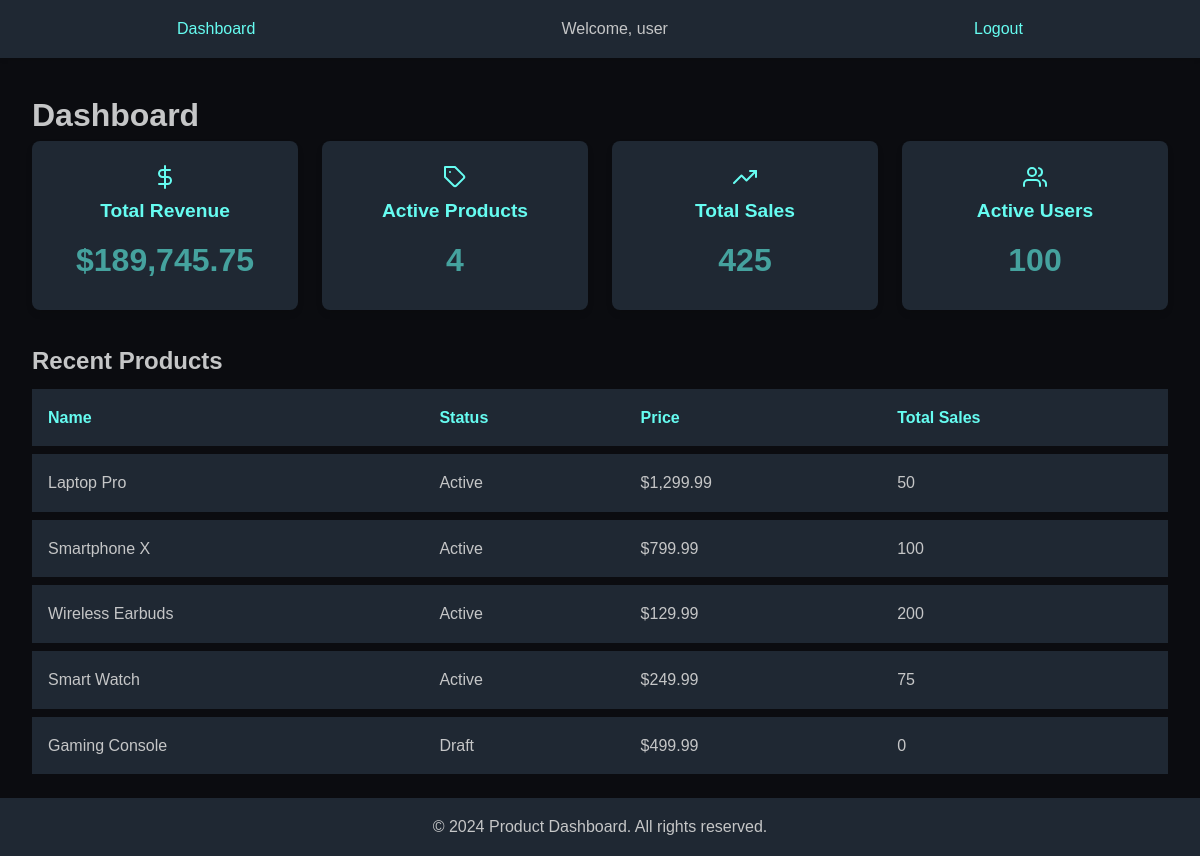
Page /?page=dashboard (signed in) on the committed database.
### tables this page shows
CREATE TABLE products (
        id INTEGER PRIMARY KEY AUTOINCREMENT,
        name TEXT NOT NULL,
        status TEXT NOT NULL,
        price REAL NOT NULL,
        total_sales INTEGER DEFAULT 0,
        created_at DATETIME DEFAULT CURRENT_TIMESTAMP
    );

### db.php (called while the page is built, shortened)
<?php
function db_connect() {
    $databaseUrl = 'sqlite:' . __DIR__ . '/db.sqlite';
    $pdo = new PDO($databaseUrl);
    $pdo->setAttribute(PDO::ATTR_ERRMODE, PDO::ERRMODE_EXCEPTION);
    $pdo->exec("CREATE TABLE IF NOT EXISTS products (
        id INTEGER PRIMARY KEY AUTOINCREMENT,
        name TEXT NOT NULL,
        status TEXT NOT NULL,
        price REAL NOT NULL,
        total_sales INTEGER DEFAULT 0,
        created_at DATETIME DEFAULT CURRENT_TIMESTAMP
    )");
    return $pdo;
}
function db_query($query, $params = []) {
    $pdo = db_connect();
    $stmt = $pdo->prepare($query);
    $stmt->execute($params);
    return $stmt;
}
function db_select($query, $params = []) {
    $stmt = db_query($query, $params);
    return $stmt->fetchAll(PDO::FETCH_ASSOC);
}
function db_select_one($query, $params = []) {
    $stmt = db_query($query, $params);
    return $stmt->fetch(PDO::FETCH_ASSOC);
}

### products.php (called while the page is built, shortened)
<?php
require_once 'db.php';
function get_products($sort = 'name', $order = 'ASC', $status = null, $limit = 10, $offset = 0) {
    $query = "SELECT * FROM products";
    $params = [];
    $query .= " ORDER BY $sort $order LIMIT ? OFFSET ?";
    $params[] = $limit;
    $params[] = $offset;
    return db_select($query, $params);
}
function get_total_revenue() {
    $result = db_select_one("SELECT SUM(price * total_sales) as total_revenue FROM products");
    return $result['total_revenue'] ?? 0;
}
function get_active_products_count() {
    $result = db_select_one("SELECT COUNT(*) as count FROM products WHERE status = 'Active'");
    return $result['count'] ?? 0;
}
function get_total_sales() {
    $result = db_select_one("SELECT SUM(total_sales) as total_sales FROM products");
    return $result['total_sales'] ?? 0;
}
function get_active_users_count() {
    return 100;
}

### templates/dashboard.php (the view, shortened to what this page needs)
<?php include 'includes/header.php'; ?>
<h1>Dashboard</h1>
<div class="metrics">
    <div class="metric">
        <svg xmlns="http://www.w3.org/2000/svg" width="24" height="24" viewBox="0 0 24 24" fill="none" stroke="#66FCF1" stroke-width="2" stroke-linecap="round" stroke-linejoin="round"><line x1="12" y1="1" x2="12" y2="23"></line><path d="M17 5H9.5a3.5 3.5 0 0 0 0 7h5a3.5 3.5 0 0 1 0 7H6"></path></svg>
        <h2>Total Revenue</h2>
        <p>$<?php echo number_format($total_revenue, 2); ?></p>
    </div>
    <div class="metric">
        <h2>Active Products</h2>
        <p><?php echo $active_products; ?></p>
    </div>
    <div class="metric">
        <svg xmlns="http://www.w3.org/2000/svg" width="24" height="24" viewBox="0 0 24 24" fill="none" stroke="#66FCF1" stroke-width="2" stroke-linecap="round" stroke-linejoin="round"><polyline points="23 6 13.5 15.5 8.5 10.5 1 18"></polyline><polyline points="17 6 23 6 23 12"></polyline></svg>
        <h2>Total Sales</h2>
        <p><?php echo $total_sales; ?></p>
    </div>
    <div class="metric">
        <h2>Active Users</h2>
        <p><?php echo $active_users; ?></p>
    </div>
</div>
<h2>Recent Products</h2>
<table>
    <thead>
        <tr>
            <th>Name</th>
            <th>Status</th>
            <th>Price</th>
            <th>Total Sales</th>
        </tr>
    </thead>
    <tbody>
        <?php
        $recent_products = get_products('created_at', 'DESC', null, 5);
        foreach ($recent_products as $product):
        ?>
        <tr>
            <td><?php echo htmlspecialchars($product['name']); ?></td>
            <td><?php echo htmlspecialchars($product['status']); ?></td>
            <td>$<?php echo number_format($product['price'], 2); ?></td>
            <td><?php echo $product['total_sales']; ?></td>
        </tr>
        <?php endforeach; ?>
    </tbody>
</table>
<a href="?page=products" class="view-all-btn">View All Products</a>
<?php include 'includes/footer.php'; ?>

### assets/css/styles.css (style rules this page uses)
* { margin: 0; padding: 0; box-sizing: border-box; }
body { font-family: 'Arial', sans-serif; line-height: 1.6; color: #C5C6C7; background-color: #0B0C10; }
a { color: #66FCF1; text-decoration: none; transition: color 0.3s ease; }
.metrics { display: grid; grid-template-columns: repeat(auto-fit, minmax(250px, 1fr)); gap: 1.5rem; margin-bottom: 2rem; }
.metric { background-color: #1F2833; padding: 1.5rem; border-radius: 8px; text-align: center; box-shadow: 0 4px 6px rgba(0, 0, 0, 0.1); transition: transform 0.3s ease; }
.metric h2 { font-size: 1.2rem; margin-bottom: 0.5rem; color: #66FCF1; }
.metric p { font-size: 2rem; font-weight: bold; color: #45A29E; }
table { width: 100%; border-collapse: separate; border-spacing: 0 0.5rem; margin-bottom: 1rem; }
th, td { padding: 1rem; text-align: left; }
th { background-color: #1F2833; color: #66FCF1; font-weight: bold; }
tr { background-color: #1F2833; transition: background-color 0.3s ease; }

### rows in the picture
products: name "Laptop Pro", status "Active", price "1,299.99", total_sales "50"
products: name "Smartphone X", status "Active", price "799.99", total_sales "100"
products: name "Wireless Earbuds", status "Active", price "129.99", total_sales "200"
products: name "Smart Watch", status "Active", price "249.99", total_sales "75"
products: name "Gaming Console", status "Draft", price "499.99", total_sales "0"

### other values in the picture
$_SESSION['user']['username'] "user"
$total_revenue "189,745.75"
$active_products "4"
$total_sales "425"
$active_users "100"
SITE_NAME "Product Dashboard"
